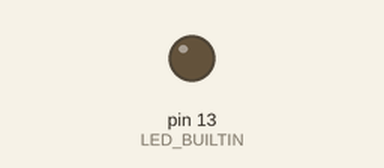
This sketch was run on a simulated Arduino Uno, built with avr-gcc and run on an emulated ATmega328P. On the bench: output pins drawn as LEDs (lit = HIGH).

Above: at 0.85 s.
At 14.75 s:
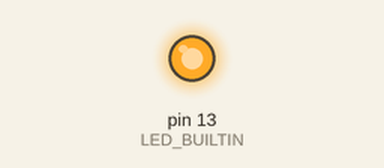
Timing chart, 0 to 15.3 s (numbered marks = the images above):
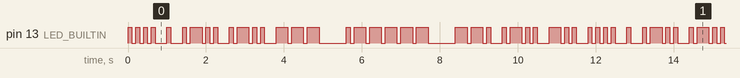

The sketch:

Morse_Code_hello_world_fast.ino
```cpp
/* In this project I translated "hello world" in to Morse Code, and used Arduino to blink it back to me.

The Morse Code sequence looks like below:

**.... . .-.. .-.. ---     .-- --- .-. .-.. -..**

It contains ten characters and one space between the two words.
I have followed the basic rules about the duration of each of the character, each dot and each dash:

* dot: 1 unit duration = 100 milliseconds

* dash: 3 units duration = 300 milliseconds

* space: 1 unit duration - after each dot and each dash = 100 milliseconds

* letters separator: 3 units = 300 milliseconds

* words separator: 7 units = 700 milliseconds*/

void setup() {
  // put your setup code here, to run once:
  pinMode(LED_BUILTIN, OUTPUT);
}

void loop() {
  // . -> H (1 of 4)
  digitalWrite(LED_BUILTIN, HIGH);
  delay(100);
  digitalWrite(LED_BUILTIN, LOW);
  delay(100);
  // . -> H (2 of 4)
  digitalWrite(LED_BUILTIN, HIGH);
  delay(100);
  digitalWrite(LED_BUILTIN, LOW);
  delay(100);
  // . -> H (3 of 4)
  digitalWrite(LED_BUILTIN, HIGH);
  delay(100);
  digitalWrite(LED_BUILTIN, LOW);
  delay(100);
  // . with letter separator -> H (4 of 4)
  digitalWrite(LED_BUILTIN, HIGH);
  delay(100);
  digitalWrite(LED_BUILTIN, LOW);
  delay(300);
  // . with letter separator -> E (1 of 1)
  digitalWrite(LED_BUILTIN, HIGH);
  delay(100);
  digitalWrite(LED_BUILTIN, LOW);
  delay(300);
  // . -> L (1 or 4)
  digitalWrite(LED_BUILTIN, HIGH);
  delay(100);
  digitalWrite(LED_BUILTIN, LOW);
  delay(100);
  // - -> L (2 or 4)
  digitalWrite(LED_BUILTIN, HIGH);
  delay(300);
  digitalWrite(LED_BUILTIN, LOW);
  delay(100);
  // . -> L (3 or 4)
  digitalWrite(LED_BUILTIN, HIGH);
  delay(100);
  digitalWrite(LED_BUILTIN, LOW);
  delay(100);
  // . with letter separator -> L (4 of 4)
  digitalWrite(LED_BUILTIN, HIGH);
  delay(100);
  digitalWrite(LED_BUILTIN, LOW);
  delay(300);
  // . -> L (1 or 4)
  digitalWrite(LED_BUILTIN, HIGH);
  delay(100);
  digitalWrite(LED_BUILTIN, LOW);
  delay(100);
  // - -> L (2 or 4)
  digitalWrite(LED_BUILTIN, HIGH);
  delay(300);
  digitalWrite(LED_BUILTIN, LOW);
  delay(100);
  // . -> L (3 or 4)
  digitalWrite(LED_BUILTIN, HIGH);
  delay(100);
  digitalWrite(LED_BUILTIN, LOW);
  delay(100);
  // . with letter separator -> L (4 of 4)
  digitalWrite(LED_BUILTIN, HIGH);
  delay(100);
  digitalWrite(LED_BUILTIN, LOW);
  delay(300);
  // - -> O (1 or 3)
  digitalWrite(LED_BUILTIN, HIGH);
  delay(300);
  digitalWrite(LED_BUILTIN, LOW);
  delay(100);
  // - -> O (2 or 3)
  digitalWrite(LED_BUILTIN, HIGH);
  delay(300);
  digitalWrite(LED_BUILTIN, LOW);
  delay(100);
  // - with words separator -> O (3 or 3)
  digitalWrite(LED_BUILTIN, HIGH);
  delay(300);
  digitalWrite(LED_BUILTIN, LOW);
  delay(700);
  //.-- --- .-. .-.. -..
  //. -> W (1 or 3)
  digitalWrite(LED_BUILTIN, HIGH);
  delay(100);
  digitalWrite(LED_BUILTIN, LOW);
  delay(100);
  // - -> W (2 or 3)
  digitalWrite(LED_BUILTIN, HIGH);
  delay(300);
  digitalWrite(LED_BUILTIN, LOW);
  delay(100);
  // - with letters separator -> W (3 or 3)
  digitalWrite(LED_BUILTIN, HIGH);
  delay(300);
  digitalWrite(LED_BUILTIN, LOW);
  delay(100);
  // - -> O (1 or 3)
  digitalWrite(LED_BUILTIN, HIGH);
  delay(300);
  digitalWrite(LED_BUILTIN, LOW);
  delay(100);
  // - -> O (2 or 3)
  digitalWrite(LED_BUILTIN, HIGH);
  delay(300);
  digitalWrite(LED_BUILTIN, LOW);
  delay(100);
  // - with words separator -> O (3 or 3)
  digitalWrite(LED_BUILTIN, HIGH);
  delay(300);
  digitalWrite(LED_BUILTIN, LOW);
  delay(700);
  // - -> R (1 or 3)
  digitalWrite(LED_BUILTIN, HIGH);
  delay(300);
  digitalWrite(LED_BUILTIN, LOW);
  delay(100);
  // - -> R (2 or 3)
  digitalWrite(LED_BUILTIN, HIGH);
  delay(300);
  digitalWrite(LED_BUILTIN, LOW);
  delay(100);
  // . with letter separator -> R (3 of 3)
  digitalWrite(LED_BUILTIN, HIGH);
  delay(100);
  digitalWrite(LED_BUILTIN, LOW);
  delay(300);
  // . -> L (1 or 4)
  digitalWrite(LED_BUILTIN, HIGH);
  delay(100);
  digitalWrite(LED_BUILTIN, LOW);
  delay(100);
  // - -> L (2 or 4)
  digitalWrite(LED_BUILTIN, HIGH);
  delay(300);
  digitalWrite(LED_BUILTIN, LOW);
  delay(100);
  // . -> L (3 or 4)
  digitalWrite(LED_BUILTIN, HIGH);
  delay(100);
  digitalWrite(LED_BUILTIN, LOW);
  delay(100);
  // . with letter separator -> L (4 of 4)
  digitalWrite(LED_BUILTIN, HIGH);
  delay(100);
  digitalWrite(LED_BUILTIN, LOW);
  delay(300);
  // - -> D (1 or 3)
  digitalWrite(LED_BUILTIN, HIGH);
  delay(300);
  digitalWrite(LED_BUILTIN, LOW);
  delay(100);
  // . -> D (2 or 3)
  digitalWrite(LED_BUILTIN, HIGH);
  delay(100);
  digitalWrite(LED_BUILTIN, LOW);
  delay(100);
  // . with letter separator -> L (3 of 3)
  digitalWrite(LED_BUILTIN, HIGH);
  delay(100);
  digitalWrite(LED_BUILTIN, LOW);
  delay(300);
}
```

Measured:
- by itself, pin 13 (LED_BUILTIN): moves between LOW and HIGH, repeating every 11.8 s
- by itself, everything shown: repeats every 11.8 s, in 64 steps
